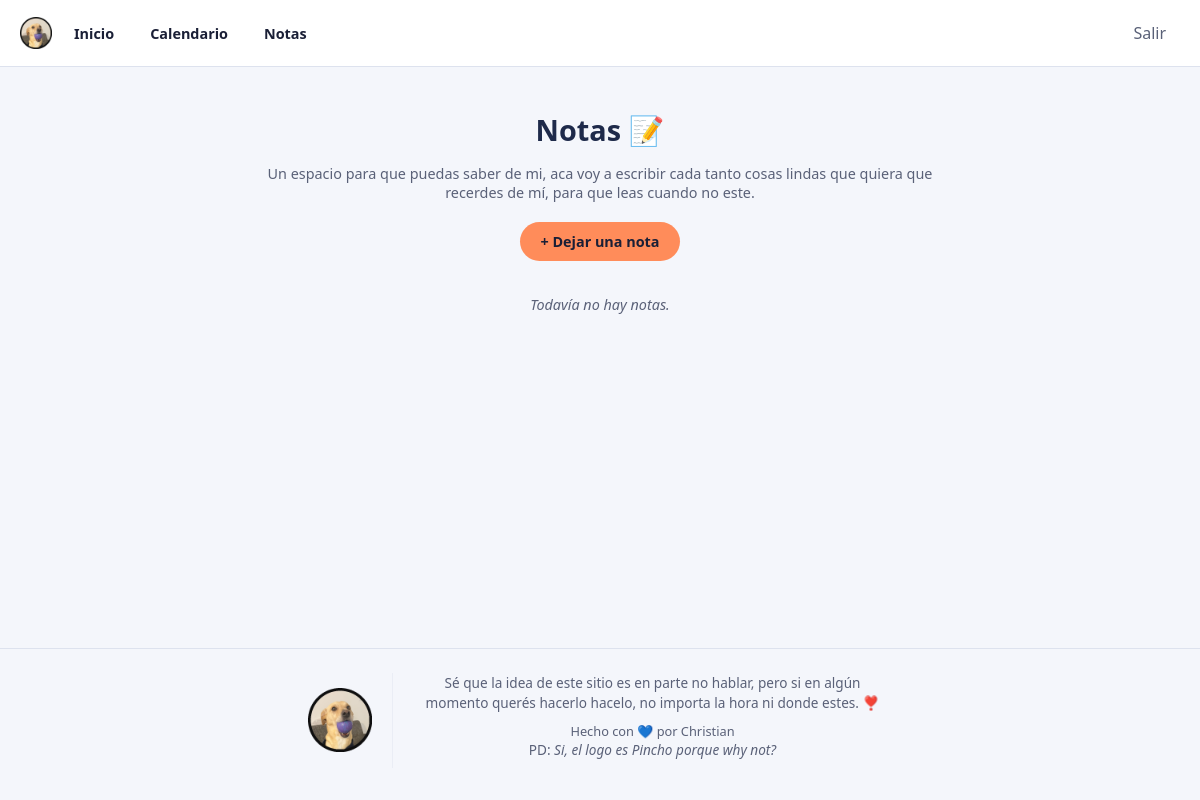
Before: /notas/ (signed in) with the older database file.
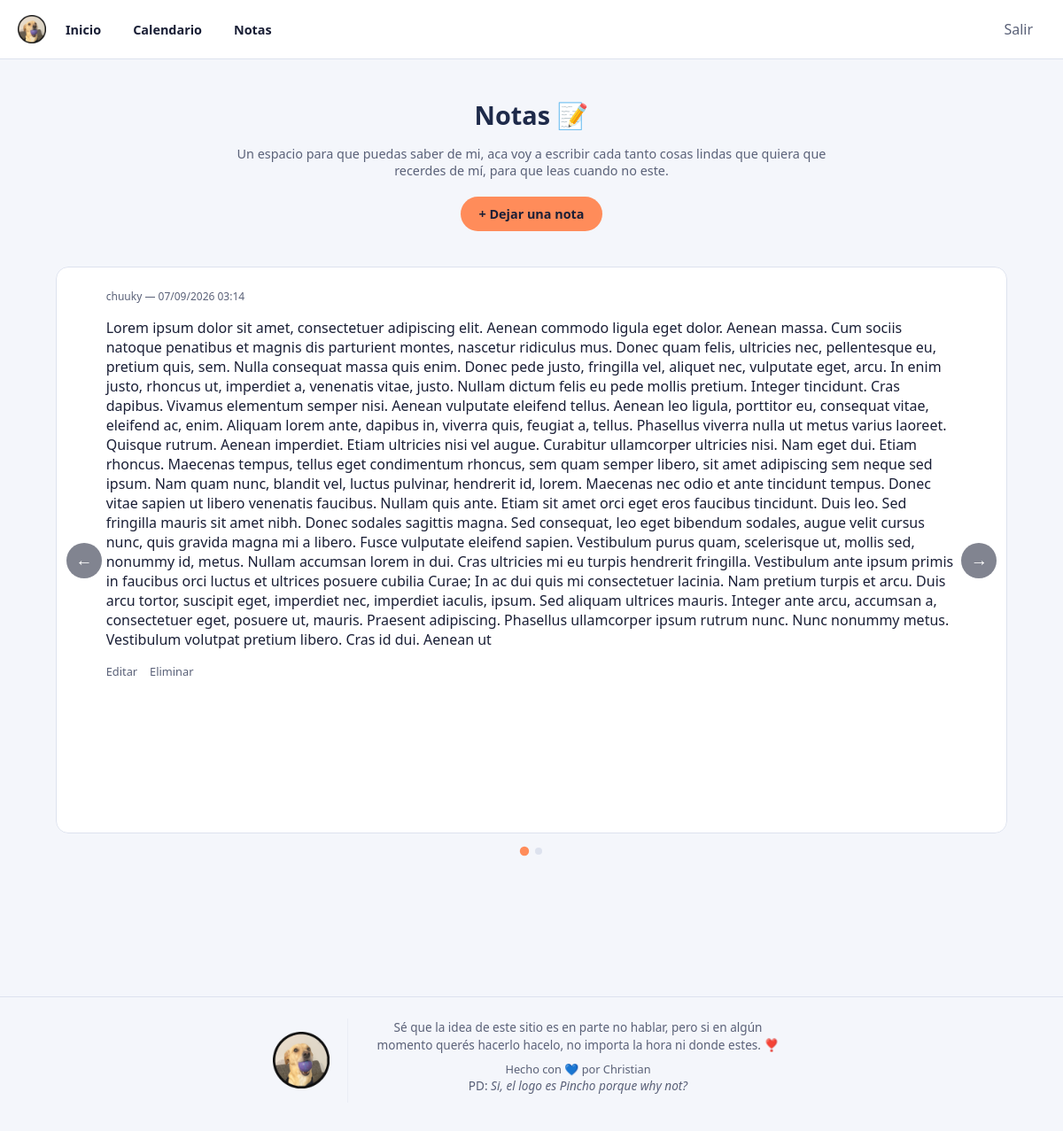
After: the same page with the newer database file.
### notas/models.py (models this page shows, shortened)
class Nota(models.Model):
    autor = models.ForeignKey(
        settings.AUTH_USER_MODEL,
        on_delete=models.CASCADE,
        related_name='notas',
    )
    titulo = models.TextField(default='Sin titulo')
    contenido = models.TextField()
    imagen = models.ImageField(upload_to='notas/', blank=True, null=True)
    creada = models.DateTimeField(auto_now_add=True)
    actualizada = models.DateTimeField(auto_now=True)
    class Meta:
        ordering = ['-creada']
    @property
    def urls_imagenes(self):
        urls = []
        if self.imagen:
            urls.append(self.imagen.url)
        for extra in self.imagenes_extra.all():
            urls.append(extra.imagen.url)
        return urls

### notas/views.py (the view)
# urls.py: path('', views.lista_notas, name='notas'),
@login_required
def lista_notas(request):
    notas = Nota.objects.all()
    return render(request, 'notas/lista.html', {'notas': notas})

### notas/templates/notas/lista.html (shortened to what this page needs)
{% extends 'base.html' %}
{% block contenido %}
<div class="contenedor-notas">
    <div class="notas-intro">
        <h1>Notas 📝</h1>
        <p class="seccion-descripcion">Un espacio para que puedas saber de mi, aca voy a escribir cada tanto cosas lindas que quiera que recerdes de mí, para que leas cuando no este.</p>
    </div>
    {% if user.is_superuser %}
        <a href="{% url 'nota_crear' %}" class="btn-nueva-nota">+ Dejar una nota</a>
    {% endif %}
    {% if notas %}
        <div class="carrusel-contenedor">
            <div class="carrusel-viewport">
                <div class="carrusel-pista" id="carrusel-notas-pista">
                    {% for nota in notas %}
                        <div class="nota{% if not nota.urls_imagenes %} nota-sin-imagen{% endif %}">
                            <div class="nota-texto">
                                <p class="nota-autor">{{ nota.autor.first_name|default:nota.autor.username }} — {{ nota.creada|date:"d/m/Y H:i" }}</p>
                                <p class="nota-contenido">{{ nota.contenido|linebreaks }}</p>
                                {% if nota.autor == request.user %}
                                    <div class="nota-acciones">
                                        <a href="{% url 'nota_editar' nota.pk %}">Editar</a>
                                        <a href="{% url 'nota_eliminar' nota.pk %}">Eliminar</a>
                                    </div>
                                {% endif %}
                            </div>
                        </div>
                    {% endfor %}
                </div>
            </div>
            <button type="button" class="carrusel-flecha carrusel-flecha-izq" onclick="moverCarruselNotas(-1)">&larr;</button>
            <button type="button" class="carrusel-flecha carrusel-flecha-der" onclick="moverCarruselNotas(1)">&rarr;</button>
            <div class="carrusel-puntos" id="carrusel-notas-puntos"></div>
        </div>
    {% else %}
        <p class="preview-vacio">Todavía no hay notas.</p>
    {% endif %}
</div>
{% endblock %}

### templates/base.html (shortened to what this page needs)
{% load static %}
<!DOCTYPE html>
<html lang="es">
<head>
    <link rel="stylesheet" href="{% static 'citas/style.css' %}">
</head>
<body>
    {% if user.is_authenticated %}
    <nav class="navbar">
        <img src="{% static 'citas/img/pincho-logo.png' %}" alt="Pincho" class="navbar-logo">
        <a href="{% url 'inicio' %}" class="navbar-link">Inicio</a>
        <a href="{% url 'calendario' %}" class="navbar-link">Calendario</a>
        <a href="{% url 'notas' %}" class="navbar-link">Notas</a>
        <form action="{% url 'logout' %}" method="post" class="form-salir" onsubmit="return confirm('¿Cerrar sesión?')">
            <button type="submit" class="navbar-link navbar-salir">Salir</button>
        </form>
    </nav>
    {% endif %}
    <main class="contenido-principal">
        {% block contenido %}
        {% endblock %}
    </main>
    <footer class="footer-sitio">
        <img src="{% static 'citas/img/pincho-logo.png' %}" alt="Pincho" class="footer-logo">
        <div class="footer-texto">
            <p class="footer-frase">Sé que la idea de este sitio es en parte no hablar, pero si en algún momento querés hacerlo hacelo, no importa la hora ni donde estes. ❣️</p>
            <p class="footer-firma">Hecho con 💙 por Christian</p>
            <p class="footer-frase">PD: <i>Si, el logo es Pincho porque why not?</i></p>
        </div>
    </footer>
</body>
</html>

### citas/static/citas/style.css (style rules this page uses)
:root { --fondo: #f4f6fb; --fondo-tarjeta: #ffffff; --texto: #1a1f36; --texto-suave: #5a6178; --azul-noche: #1e2a4a; --azul-noche-claro: #2f3f6b; --acento: #ff8c5a; --acento-suave: #ffe0cf; --borde: #dde2ee; }
* { box-sizing: border-box; }
body { margin: 0; font-family: 'Segoe UI', system-ui, sans-serif; background: var(--fondo); color: var(--texto); transition: background 0.3s ease, color 0.3s ease; display: flex; flex-direction: column; min-height: 100vh; }
.contenido-principal { flex: 1; }
h1 { font-size: 1.8rem; color: var(--azul-noche); text-align: center; margin-bottom: 4px; }
.carrusel-contenedor { width: 92%; max-width: 1600px; margin: 20px auto 40px; position: relative; }
.carrusel-pista { display: flex; border-radius: 14px; transition: transform 0.4s ease; }
.carrusel-viewport { overflow: hidden; border-radius: 14px; }
.carrusel-flecha { position: absolute; top: 50%; width: 40px; height: 40px; border-radius: 50%; border: none; background: rgba(26, 31, 54, 0.55); color: #ffffff; cursor: pointer; font-size: 1.2rem; display: flex; align-items: center; justify-content: center; transition: transform 0.15s ease, background 0.15s ease; transform: translateY(-50%); z-index: 10; }
.carrusel-flecha-izq { left: 12px; }
.carrusel-flecha-der { right: 12px; }
.carrusel-puntos { display: flex; justify-content: center; gap: 8px; margin-top: 16px; }
.carrusel-puntos { display: flex; gap: 8px; }
.navbar { display: flex; align-items: center; gap: 8px; padding: 14px 20px; background: var(--fondo-tarjeta); border-bottom: 1px solid var(--borde); }
.navbar-link { text-decoration: none; color: var(--texto); font-weight: 600; font-size: 0.9rem; padding: 8px 14px; border-radius: 20px; transition: background 0.15s ease, color 0.15s ease; }
.form-salir { margin-left: auto; }
.navbar-salir { background: none; border: none; font: inherit; cursor: pointer; color: var(--texto-suave); }
.contenedor-notas { padding: 24px 16px 60px; text-align: center; }
.btn-nueva-nota { display: inline-block; margin-bottom: 20px; padding: 10px 20px; border-radius: 20px; background: var(--acento); color: #1a1f36; text-decoration: none; font-weight: 600; font-size: 0.9rem; transition: opacity 0.15s ease; }
.nota-autor { margin: 0 0 8px; font-size: 0.75rem; color: var(--texto-suave); }
.nota-contenido { margin: 0 0 10px; color: var(--texto); line-height: 1.5; }
.nota-acciones { display: flex; gap: 14px; }
.nota-acciones a { font-size: 0.8rem; color: var(--texto-suave); text-decoration: none; }
.seccion-descripcion { color: var(--texto-suave); font-size: 0.9rem; margin-bottom: 16px; }
.navbar-logo { width: 32px; height: 32px; object-fit: contain; }
.footer-sitio { margin-top: 60px; padding: 24px 24px 32px; border-top: 1px solid var(--borde); display: flex; align-items: center; justify-content: center; gap: 20px; }
.footer-logo { width: 64px; height: 64px; object-fit: contain; flex-shrink: 0; }
.footer-texto { max-width: 480px; text-align: center; }
.footer-frase { font-size: 0.85rem; color: var(--texto-suave); line-height: 1.5; margin: 0 0 8px; }
.footer-firma { font-size: 0.8rem; color: var(--texto-suave); margin: 0; }
.notas-intro { max-width: 700px; margin: 0 auto 20px; text-align: center; }
.nota { flex: 0 0 100%; display: flex; height: 640px; background: var(--fondo-tarjeta); border: 1px solid var(--borde); border-radius: 14px; overflow: hidden; text-align: left; }
.nota-texto { width: 70%; padding: 24px 24px 24px 56px; overflow-y: auto; }
.nota-sin-imagen .nota-texto { width: 100%; padding-right: 56px; }

Changed rows visible on the page:
added Nota: autor.first_name "chuuky", creada "07/09/2026 03:14", contenido "Lorem ipsum dolor sit amet, consectetuer adipiscing elit. Aenean commodo ligula eget dolor. Aenean massa. Cum sociis natoque penatibus et magnis dis parturient montes, nascetur ridiculus mus. Donec quam felis, ultricies nec, pellentesque eu, pretium quis, sem. Nulla consequat massa quis enim. Donec pede justo, fringilla vel, aliquet nec, vulputate eget, arcu. In enim justo, rhoncus ut, imperdiet a, venenatis vitae, justo. Nullam dictum felis eu pede mollis pretium. Integer tincidunt. Cras dapibus. Vivamus elementum semper nisi. Aenean vulputate eleifend tellus. Aenean leo ligula, porttitor eu, consequat vitae, eleifend ac, enim. Aliquam lorem ante, dapibus in, viverra quis, feugiat a,…", shows "Editar"
Other visible differences:
text no longer shown: "Todavía no hay notas."
